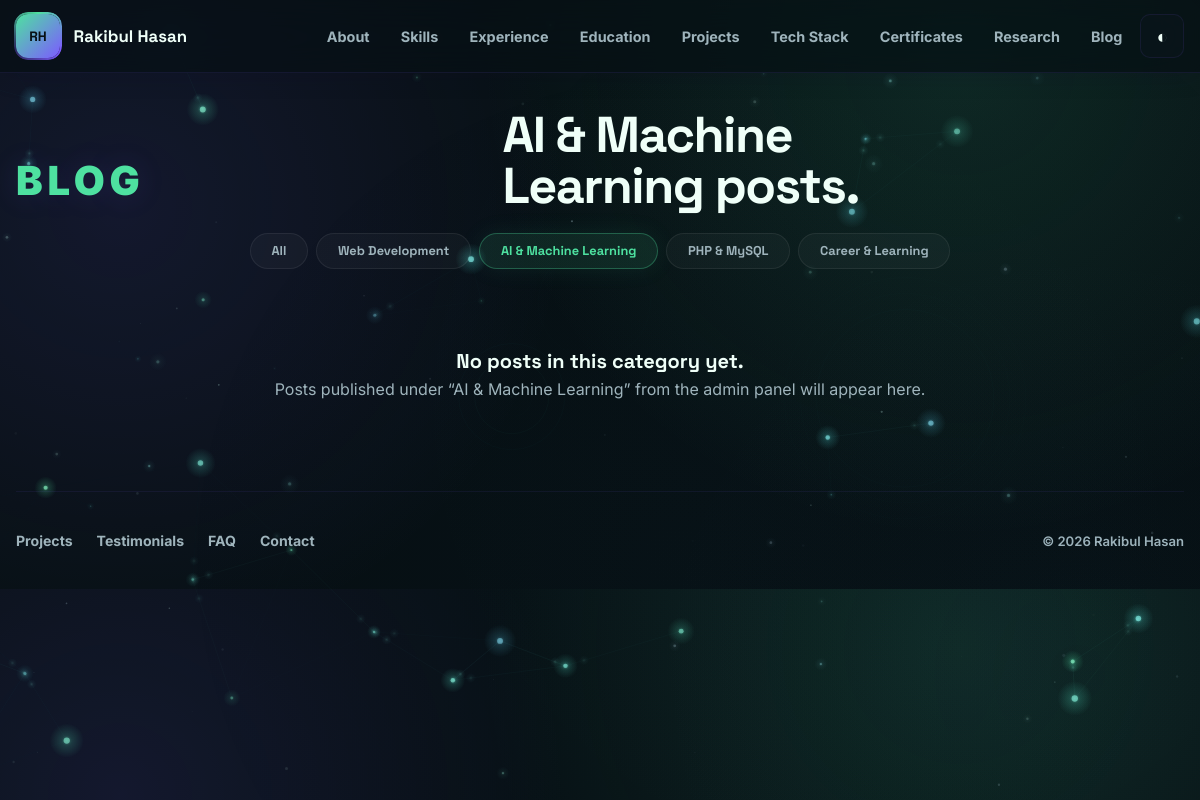
Page /blog?category=ai-machine-learning on the committed database.
### tables this page shows
CREATE TABLE IF NOT EXISTS blog_categories (
  id BIGINT UNSIGNED AUTO_INCREMENT PRIMARY KEY,
  name VARCHAR(120) NOT NULL,
  slug VARCHAR(160) NOT NULL UNIQUE,
  display_order INT NOT NULL DEFAULT 0,
  is_visible TINYINT(1) NOT NULL DEFAULT 1,
  created_at TIMESTAMP DEFAULT CURRENT_TIMESTAMP,
  updated_at TIMESTAMP DEFAULT CURRENT_TIMESTAMP ON UPDATE CURRENT_TIMESTAMP,
  INDEX idx_blog_categories_order (display_order)
);

### app/Core/View.php (called while the page is built, shortened)
<?php
final class View
{
    public static function render(string $template, array $data = [], ?string $layout = null): string
    {
        $views = App::get('base_path') . '/app/Views/';
        $file = $views . $template . '.php';
        extract($data, EXTR_SKIP);
        require $file;
        return ob_get_clean();
    }
}

### app/helpers.php (called while the page is built, shortened)
<?php
function app(string $key): mixed
{
    return App::get($key);
}
function view(string $template, array $data = [], ?string $layout = 'layouts/public'): string
{
    return \App\Core\View::render($template, $data, $layout);
}
function e(mixed $value): string
{
    return htmlspecialchars((string) $value, ENT_QUOTES | ENT_SUBSTITUTE, 'UTF-8');
}
function url(string $path = ''): string
{
    $base = rtrim((string) (app('config')['app_url'] ?? ''), '/');
    return $base . '/' . ltrim($path, '/');
}
function setting(array $settings, string $key, mixed $default = ''): mixed
{
    return $settings[$key] ?? $default;
}

### app/Controllers/HomeController.php (called while the page is built, shortened)
<?php
final class HomeController
{
    public function blog(Request $request): string
    {
        $portfolioModel = new PortfolioModel();
        $categorySlug = trim((string) $request->input('category', ''));
        $category = ($categorySlug !== '') ? $portfolioModel->blogCategoryBySlug($categorySlug) : null;
        $data = $portfolioModel->siteData();
        $posts = $portfolioModel->blogPostsByCategory($categorySlug);
        $pageTitle = $category !== null ? 'Blog — ' . $category['name'] : 'Blog';
        $navSections = [
            'about' => 'About',
            'skills' => 'Skills',
            'experience' => 'Experience',
            'education' => 'Education',
            'portfolio' => 'Projects',
            'stack' => 'Tech Stack',
            'certificates' => 'Certificates',
            'research' => 'Research',
            'blog' => 'Blog',
            'testimonials' => 'Testimonials',
            'faq' => 'FAQ',
            'contact' => 'Contact',
        ];
        return view('public/blog', $data + [
            'title' => $pageTitle,
            'seo' => array_merge($data['seo'] ?? [], ['title' => $pageTitle]),
            'navSections' => $navSections,
            'posts' => $posts,
            'categories' => $portfolioModel->blogCategories(),
            'activeCategory' => $category,
            'categorySlug' => $categorySlug,
        ]);
    }
}

### app/Core/Router.php (called while the page is built, shortened)
<?php
final class Router
{
    private array $routes = [];
    private function add(string $method, string $path, array|callable $handler): void
    {
        $pattern = preg_replace('#\{([a-zA-Z_][a-zA-Z0-9_]*)\}#', '(?P<$1>[^/]+)', '/' . trim($path, '/'));
        $this->routes[] = [$method, '#^' . $pattern . '$#', $handler];
    }
    public function dispatch(Request $request): mixed
    {
        foreach ($this->routes as [$method, $pattern, $handler]) {
            if ($method !== $request->method() || !preg_match($pattern, $request->path(), $matches)) {
                continue;
            }
            $params = array_filter($matches, static fn ($key) => is_string($key), ARRAY_FILTER_USE_KEY);
            if (is_array($handler)) {
                [$class, $action] = $handler;
                return (new $class())->{$action}($request, ...array_values($params));
            }
            return $handler($request, ...array_values($params));
        }
        return view('public/404', ['title' => 'Page not found']);
    }
}

### app/Core/App.php (called while the page is built, shortened)
<?php
final class App
{
    private static array $container = [];
    public static function set(string $key, mixed $value): void
    {
        self::$container[$key] = $value;
    }
    public static function get(string $key): mixed
    {
        return self::$container[$key] ?? null;
    }
}

### app/Models/PortfolioModel.php (called while the page is built, shortened)
<?php
final class PortfolioModel extends BaseModel
{
    public function siteData(): array
    {
        $db = $this->db();
        $settingsRows = $db->select('SELECT setting_key, setting_value FROM settings WHERE is_public = 1');
        $settings = [];
        foreach ($settingsRows as $row) {
            $settings[$row['setting_key']] = $row['setting_value'];
        }
        $designations = array_values(array_filter(array_map('trim', array_column($db->select('SELECT title FROM hero_designations WHERE is_visible = 1 ORDER BY display_order ASC'), 'title'))));
        $profileImages = $db->select('SELECT * FROM profile_images WHERE is_visible = 1 ORDER BY display_order ASC');
        $projects = $db->select('SELECT * FROM projects ORDER BY is_featured DESC, display_order ASC');
        foreach ($projects as &$project) {
            $project['technologies'] = $db->select('SELECT technology FROM project_technologies WHERE project_id = ? ORDER BY id ASC', [$project['id']]);
        }
        return [
            'settings' => $settings,
            'seo' => $db->first('SELECT * FROM seo_meta WHERE page = ?', ['home']) ?? [],
            'hero' => $db->first('SELECT * FROM hero_content ORDER BY id ASC LIMIT 1') ?? [],
            'designations' => $designations,
            'profileImages' => $profileImages,
            'about' => $db->first('SELECT * FROM about_content ORDER BY id ASC LIMIT 1') ?? [],
            'skills' => $db->select('SELECT * FROM skills WHERE is_visible = 1 ORDER BY category ASC, display_order ASC'),
            'experience' => $db->select('SELECT * FROM experience ORDER BY display_order ASC'),
            'education' => $db->select('SELECT * FROM education ORDER BY display_order ASC'),
            'projects' => $projects,
            'techStack' => $db->select('SELECT * FROM tech_stack WHERE is_visible = 1 ORDER BY display_order ASC'),
            'certificates' => $db->select('SELECT * FROM certificates ORDER BY display_order ASC'),
            'research' => $db->select('SELECT * FROM research ORDER BY display_order ASC'),
            'testimonials' => $db->select('SELECT * FROM testimonials ORDER BY display_order ASC'),
            'faqs' => $db->select('SELECT * FROM faqs WHERE is_visible = 1 ORDER BY display_order ASC'),
            'socials' => $db->select('SELECT * FROM social_links WHERE is_visible = 1 ORDER BY display_order ASC'),
            'blogPosts' => $db->select("SELECT * FROM blog_posts WHERE status = 'published' ORDER BY COALESCE(published_at, created_at) DESC LIMIT 3"),
            'blogCategories' => $db->select('SELECT * FROM blog_categories WHERE is_visible = 1 ORDER BY display_order ASC, name ASC'),
        ];
    }
    public function blogCategories(): array
    {
        return $this->db()->select('SELECT * FROM blog_categories WHERE is_visible = 1 ORDER BY display_order ASC, name ASC');
    }
    public function blogCategoryBySlug(string $slug): ?array
    {
        return $this->db()->first('SELECT * FROM blog_categories WHERE slug = ? AND is_visible = 1', [$slug]);
    }
    public function blogPostsByCategory(?string $categorySlug = null): array
    {
        $base = "SELECT bp.*, bc.name AS category_name, bc.slug AS category_slug
                 FROM blog_posts bp
                 LEFT JOIN blog_categories bc ON bc.id = bp.category_id
                 WHERE bp.status = 'published'";
        $params = [];
        if ($categorySlug !== null && $categorySlug !== '') {
            $base .= ' AND bc.slug = ?';
            $params[] = $categorySlug;
        }
        $base .= ' ORDER BY COALESCE(bp.published_at, bp.created_at) DESC';
        return $this->db()->select($base, $params);
    }
}

### app/Models/BaseModel.php (called while the page is built, shortened)
<?php
class BaseModel
{
    protected function db(): \App\Core\Database
    {
        return App::get('db');
    }
}

### app/Core/Database.php (called while the page is built, shortened)
<?php
final class Database
{
    private ?PDO $pdo = null;
    public function pdo(): PDO
    {
        if ($this->pdo instanceof PDO) {
            return $this->pdo;
        }
        $dsn = sprintf(
            'mysql:host=%s;port=%s;dbname=%s;charset=%s',
            $this->config['host'],
            $this->config['port'],
            $this->config['name'],
            $this->config['charset']
        );
        try {
            $this->pdo = new PDO($dsn, $this->config['user'], $this->config['pass'], [
                PDO::ATTR_ERRMODE => PDO::ERRMODE_EXCEPTION,
                PDO::ATTR_DEFAULT_FETCH_MODE => PDO::FETCH_ASSOC,
                PDO::ATTR_EMULATE_PREPARES => false,
            ]);
        } catch (PDOException $exception) {
            throw new RuntimeException('Database connection failed. Check .env credentials and import database/migrations.sql.', 0, $exception);
        }
        return $this->pdo;
    }
    public function select(string $sql, array $params = []): array
    {
        $statement = $this->pdo()->prepare($sql);
        $statement->execute($params);
        return $statement->fetchAll();
    }
    public function first(string $sql, array $params = []): ?array
    {
        $rows = $this->select($sql, $params);
        return $rows[0] ?? null;
    }
}

### app/Core/Request.php (called while the page is built, shortened)
<?php
final class Request
{
    public function method(): string
    {
        return strtoupper($_SERVER['REQUEST_METHOD'] ?? 'GET');
    }
    public function path(): string
    {
        $path = parse_url($_SERVER['REQUEST_URI'] ?? '/', PHP_URL_PATH) ?: '/';
        return '/' . trim($path, '/');
    }
    public function input(string $key, mixed $default = null): mixed
    {
        return $_POST[$key] ?? $_GET[$key] ?? $default;
    }
}

### app/Views/public/blog.php (the view, shortened to what this page needs)
<?php
$activeCategory = $activeCategory ?? null;
$activeSlug = ($activeCategory['slug'] ?? '') !== '' ? $activeCategory['slug'] : trim((string) ($categorySlug ?? ''));
?>
<header class="site-header" data-header>
  <nav class="nav-shell" aria-label="Primary navigation">
    <a class="brand" href="<?= e(url('/')) ?>" aria-label="Rakibul Hasan home"><span><?= e(setting($settings, 'logo_text', 'RH')) ?></span><?= e(setting($settings, 'site_name', 'Rakibul Hasan')) ?></a>
    <div class="nav-links" data-nav-menu>
      <?php foreach (($navSections ?? []) as $id => $label): ?>
        <?php if (in_array($id, ['testimonials', 'faq', 'contact'], true)) { continue; } ?>
        <a href="<?= $id === 'blog' ? e(url('/blog')) : e(url('/#' . $id)) ?>"><?= e($label) ?></a>
      <?php endforeach; ?>
      <button class="icon-button" type="button" data-theme-toggle aria-label="Toggle dark mode">◐</button>
    </div>
  </nav>
</header>
<main id="main">
  <section class="section-band blog-band reveal">
    <div class="section-head">
      <p class="eyebrow">Blog</p>
      <h2><?= $activeCategory ? e($activeCategory['name'] . ' posts.') : 'All blog posts.' ?></h2>
    </div>
    <div class="blog-categories" aria-label="Blog categories">
      <a class="stack-tab<?= $activeSlug === '' ? ' active' : '' ?>" href="<?= e(url('/blog')) ?>">All</a>
      <?php foreach ($categories as $category): ?>
        <a class="stack-tab<?= $activeSlug === $category['slug'] ? ' active' : '' ?>" href="<?= e(url('/blog?category=' . rawurlencode($category['slug']))) ?>"><?= e($category['name']) ?></a>
      <?php endforeach; ?>
    </div>
    <?php if ($posts): ?>
      <div class="content-grid">
        <?php foreach ($posts as $post): ?>
          <article class="content-card reveal-child">
            <a class="content-card__link" href="<?= e(url('/blog/' . rawurlencode($post['slug']))) ?>">
              <?php if (!empty($post['featured_image'])): ?><img src="<?= e(storage_url($post['featured_image'])) ?>" alt="<?= e($post['title']) ?>" loading="lazy"><?php endif; ?>
              <h3><?= e($post['title']) ?></h3>
              <?php if (!empty($post['excerpt'])): ?><p><?= e($post['excerpt']) ?></p><?php endif; ?>
              <?php if (!empty($post['published_at'])): ?><small><?= e(date('M d, Y', strtotime($post['published_at']))) ?></small><?php endif; ?>
            </a>
          </article>
        <?php endforeach; ?>
      </div>
    <?php else: ?>
      <div class="blog-empty">
        <strong><?= $activeCategory ? 'No posts in this category yet.' : 'No blog posts yet.' ?></strong>
        <span><?= $activeCategory ? 'Posts published under &ldquo;' . e($activeCategory['name']) . '&rdquo; from the admin panel will appear here.' : 'Check back soon, or browse the categories above.' ?></span>
      </div>
    <?php endif; ?>
  </section>
</main>
<footer class="site-footer">
  <div class="footer-links">
    <a href="<?= e(url('/#portfolio')) ?>">Projects</a>
    <a href="<?= e(url('/#testimonials')) ?>">Testimonials</a>
    <a href="<?= e(url('/#faq')) ?>">FAQ</a>
    <a href="<?= e(url('/#contact')) ?>">Contact</a>
  </div>
  <span>© <?= date('Y') ?> <?= e(setting($settings, 'site_name', 'Rakibul Hasan')) ?></span>
</footer>

### rows in the picture
blog_categories: name "AI & Machine Learning posts.", name "AI & Machine Learning"
blog_categories: name "Web Development"
blog_categories: name "PHP & MySQL"
blog_categories: name "Career & Learning"

### other values in the picture
setting($settings, 'logo_text', 'RH') "RH"
setting($settings, 'site_name', 'Rakibul Hasan') "Rakibul Hasan"
$label "About"
$label "Skills"
$label "Experience"
$label "Education"
$label "Projects"
$label "Tech Stack"
$label "Certificates"
$label "Research"
$label "Blog"
